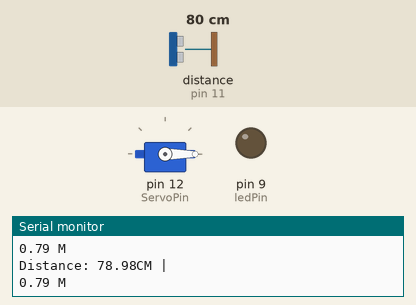
Simulated run of this sketch. Board: Arduino Uno, built with avr-gcc and run on an emulated ATmega328P. On the bench: servo, output pins drawn as LEDs (lit = HIGH), the last lines printed to the serial monitor. Wiring (inferred from the names in the program): ultrasonic range finder: trigger pin 10; echo pin 11. The inputs (shaded band) are chosen by the test bench; at power-on: distance to the obstacle (sensor on pin 11) 80 cm. The echo pulse lasts 58.3 µs per cm; pins used as bus, display or sensor lines are not drawn.

Above: at 1.3 s.
1.4 s: distance to the obstacle (sensor on pin 11) set to 23 cm
2.9 s: distance to the obstacle (sensor on pin 11) set to 18 cm
At 3.8 s:
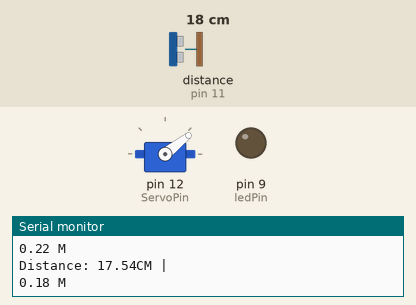
At 6.2 s:
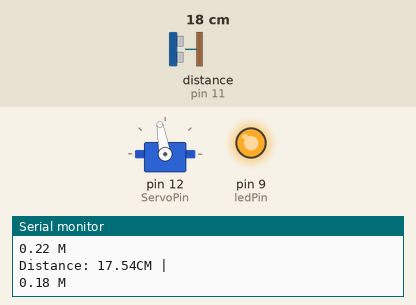
Timing chart, 0 to 13.7 s (numbered marks = the images above; inputs shaded):
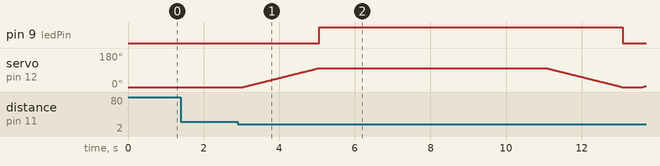

The sketch:

Garage_Door_Project.ino
```cpp
#include <Servo.h>  // Library for controlling servo motors

// Variables for ultrasonic sensor readings
long duration;       // Time taken for ultrasonic pulse to return
float distanceCM;      // Calculated distance in cm
float distanceM;      // Calculated distance in m


// Pin definitions
const int trigPin = 10;   // Trigger pin for ultrasonic sensor
const int echoPin = 11;   // Echo pin for ultrasonic sensor
const int ServoPin = 12;  // Signal pin for servo motor
const int ledPin = 9;     // LED pin

// Create a servo object
Servo myServo;

void setup() {
  // Configure ultrasonic sensor pins
  pinMode(trigPin, OUTPUT);
  pinMode(echoPin, INPUT);

  // Configure LED pin
  pinMode(ledPin, OUTPUT);
  digitalWrite(ledPin, LOW);  // Start with LED off

  // Initialize serial communication
  Serial.begin(9600);

  // Attach the servo to the defined pin
  myServo.attach(ServoPin);

  // Start servo at 0° (garage closed)
  myServo.write(0);
}

void loop() {
  // Ensure trigger pin starts LOW (clean signal)
  digitalWrite(trigPin, LOW);
  delayMicroseconds(2);

  // Send a 10 microsecond HIGH pulse to trigger ultrasonic burst
  digitalWrite(trigPin, HIGH);
  delayMicroseconds(10);
  digitalWrite(trigPin, LOW);

  // Measure duration of the echo pulse in microseconds
  duration = pulseIn(echoPin, HIGH);

  // Convert duration to distance (cm)
  distanceCM = duration * 0.034 / 2;
  distanceM = distanceCM/100;

  // Print distance to Serial Monitor
  Serial.print("Distance: ");
  Serial.print(distanceCM);
  Serial.println("CM |");
  Serial.print(distanceM);
  Serial.println(" M");

  // Garage only reacts if object is between 5 cm and 30 cm
if (distanceCM >= 5 && distanceCM <= 20) {
  // Slowly open servo
  for (int pos = 0; pos <= 100; pos++) {
    myServo.write(pos);
    delay(20);  // Adjust speed (higher = slower)
  }

  digitalWrite(ledPin, HIGH); // Turn LED ON
  delay(6000);                // Keep open + LED ON for 6 seconds

  // Slowly close servo
  for (int pos = 100; pos >= 0; pos--) {
    myServo.write(pos);
    delay(20);  // Adjust speed
  }

  digitalWrite(ledPin, LOW);  // Turn LED OFF
}


  delay(500); // Small delay for stability
}
```

Measured:
- the behaviour switches between 21 and 20 cm on distance to the obstacle (sensor on pin 11) (found by bisection; images 0 and 1)
- after the input at 2.9 s, pin 9 (ledPin): LOW → HIGH after 2.2 s, → LOW 8.0 s later
